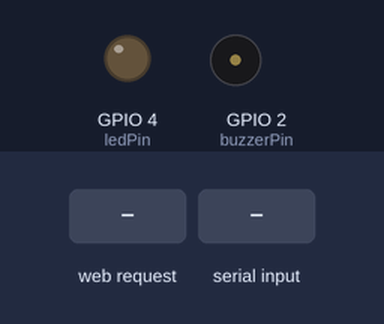
A sketch run on a simulated ESP32. Parts: output pins drawn as LEDs (lit = HIGH), buzzer (waves = sounding, pin HIGH). The inputs (shaded band) are chosen by the test bench. WiFi joins after 1.5 s; servers stay silent unless stated; what the sketch prints to the serial monitor is not drawn.

Above: at 2.7 s.
2.8 s: HTTP request GET /buzz_on received
At 3.6 s:
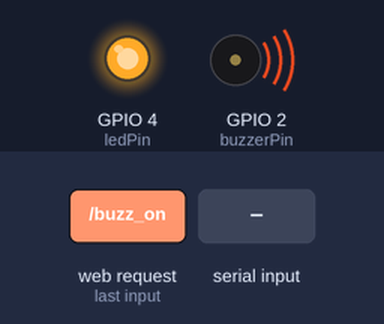
7.3 s: "buzz_off\n" received over Serial
At 8.2 s:
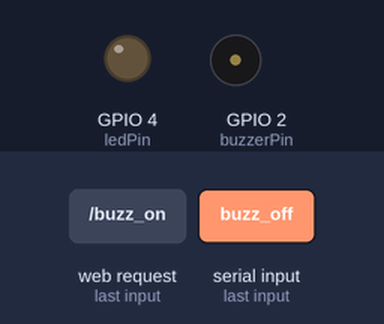
Timing chart, 0 to 10.3 s (numbered marks = the images above; inputs shaded):
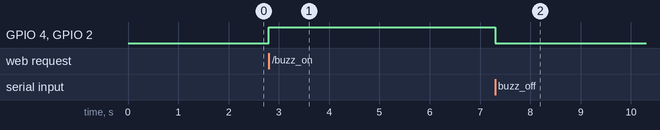

The sketch:

ESP.ino
```cpp
#include <WiFi.h>
#include <WebServer.h>

const char* ssid = "Peeyush's S24 Ultra";
const char* password = "peeyush26";

const int buzzerPin = 2;
const int ledPin = 4;

WebServer server(80);

String serialCommand;

void handleBuzzOn() {
    digitalWrite(buzzerPin, HIGH); // Turn the buzzer ON
    digitalWrite(ledPin, HIGH); // Turn the buzzer ON
    server.send(200, "text/plain", "Buzzer is now ON");
    Serial.println("Request received: /buzz_on. Buzzer turned ON.");
}

// Function to handle the "/buzz_off" request
void handleBuzzOff() {
    digitalWrite(buzzerPin, LOW); // Turn the buzzer OFF
    digitalWrite(ledPin, LOW); // Turn the buzzer OFF
    server.send(200, "text/plain", "Buzzer is now OFF");
    Serial.println("Request received: /buzz_off. Buzzer turned OFF.");
}

// Function to handle the root URL "/"
void handleRoot() {
    String status = digitalRead(buzzerPin) ? "ON" : "OFF";
    String html = "<h1>ESP Buzzer Controller</h1>";
    html += "<p>Buzzer Status: <strong>" + status + "</strong></p>";
    server.send(200, "text/html", html);
    Serial.println("Request received: /. Status page sent.");
}

// Function to handle requests to non-existent pages
void handleNotFound() {
    server.send(404, "text/plain", "404: Not Found");
}

// --- Main Setup ---
void setup() {
    // Start serial communication for debugging
    Serial.begin(115200);
    delay(10);
    Serial.println("\n--- ESP Buzzer Controller ---");

    // Set the buzzer pin as an output
    pinMode(buzzerPin, OUTPUT);
    pinMode(ledPin, OUTPUT);
    digitalWrite(buzzerPin, LOW); // Ensure buzzer is off initially
    digitalWrite(ledPin, LOW); // Ensure LED is off initially

    // Connect to the WiFi network
    Serial.print("Connecting to ");
    Serial.println(ssid);
    WiFi.begin(ssid, password);

    // Wait for the connection to be established
    int retries = 0;
    while (WiFi.status() != WL_CONNECTED && retries < 20) {
        delay(500);
        Serial.print(".");
        retries++;
    }

    // Check if connection was successful
    if (WiFi.status() == WL_CONNECTED) {
        Serial.println("\nWiFi connected!");
        Serial.print("IP address: ");
        Serial.println(WiFi.localIP());

        // Define the server's routes
        server.on("/", HTTP_GET, handleRoot);
        server.on("/buzz_on", HTTP_GET, handleBuzzOn);
        server.on("/buzz_off", HTTP_GET, handleBuzzOff);

        // Set up a handler for pages that are not found
        server.onNotFound(handleNotFound);

        // Start the web server
        server.begin();
        Serial.println("HTTP server started. Waiting for requests...");
    } else {
        Serial.println("\nFailed to connect to WiFi. Please check credentials.");
        // Blink an LED or take other action to indicate failure
    }
}

// --- Main Loop ---
void loop() {
    // 1. Handle any incoming client requests
    server.handleClient();

    // 2. Handle any incoming Serial port commands
    while (Serial.available()) {
        char c = Serial.read();
        if (c == '\n') { // Command is complete when a newline is received
            serialCommand.trim(); // Remove any whitespace
            if (serialCommand.equals("buzz_on")) {
                digitalWrite(buzzerPin, HIGH);
                digitalWrite(ledPin, HIGH);
                Serial.println("Serial command received: buzz_on. Buzzer ON.");
            } else if (serialCommand.equals("buzz_off")) {
                digitalWrite(buzzerPin, LOW);
                digitalWrite(ledPin, LOW);
                Serial.println("Serial command received: buzz_off. Buzzer OFF.");
            }
            serialCommand = ""; // Clear for the next command
        } else {
            serialCommand += c;
        }
    }

}
```

Measured:
- after the input at 2.8 s, GPIO 4 (ledPin), GPIO 2 (buzzerPin): LOW → HIGH at once
- after the input at 7.3 s, GPIO 4 (ledPin), GPIO 2 (buzzerPin): HIGH → LOW at once
